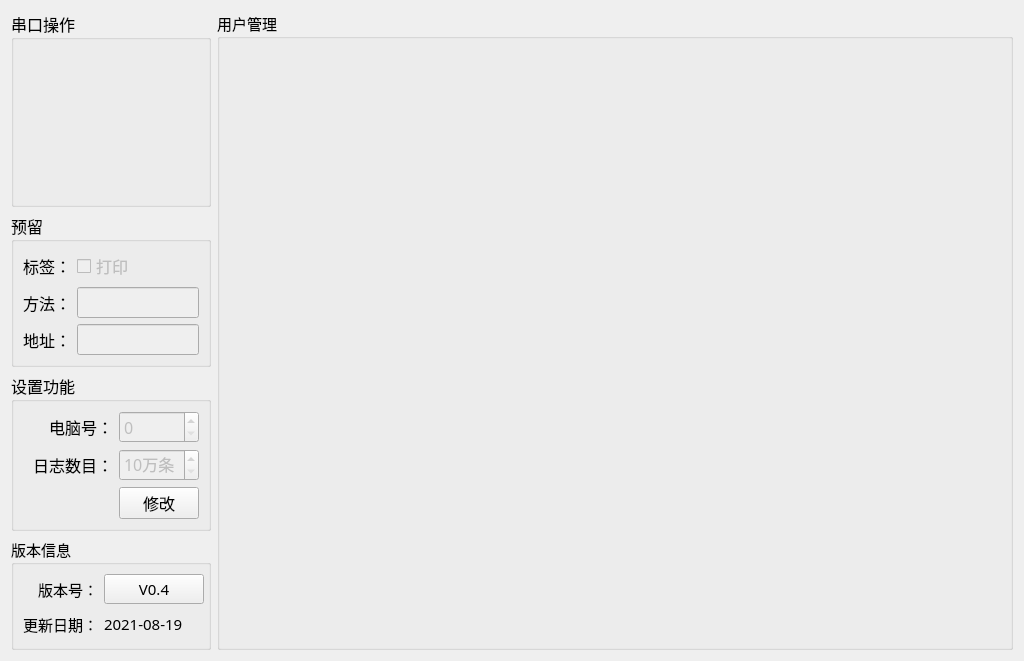
<?xml version="1.0" encoding="UTF-8"?>
<ui version="4.0">
 <class>Setup_MainWid</class>
 <widget class="QWidget" name="Setup_MainWid">
  <property name="geometry">
   <rect>
    <x>0</x>
    <y>0</y>
    <width>1024</width>
    <height>661</height>
   </rect>
  </property>
  <property name="font">
   <font>
    <family>微软雅黑</family>
    <pointsize>11</pointsize>
   </font>
  </property>
  <property name="windowTitle">
   <string>Form</string>
  </property>
  <layout class="QGridLayout" name="gridLayout_6">
   <item row="0" column="1" rowspan="4">
    <widget class="QGroupBox" name="groupBox_5">
     <property name="title">
      <string>用户管理</string>
     </property>
     <layout class="QGridLayout" name="gridLayout_4">
      <item row="0" column="0">
       <widget class="QStackedWidget" name="stackedWid"/>
      </item>
     </layout>
    </widget>
   </item>
   <item row="1" column="0">
    <widget class="QGroupBox" name="groupBox_4">
     <property name="maximumSize">
      <size>
       <width>200</width>
       <height>300</height>
      </size>
     </property>
     <property name="font">
      <font>
       <family>微软雅黑</family>
       <pointsize>12</pointsize>
      </font>
     </property>
     <property name="title">
      <string>预留</string>
     </property>
     <layout class="QGridLayout" name="gridLayout_3">
      <item row="0" column="1">
       <widget class="QCheckBox" name="LabelPrint">
        <property name="enabled">
         <bool>false</bool>
        </property>
        <property name="text">
         <string>打印</string>
        </property>
       </widget>
      </item>
      <item row="2" column="1">
       <widget class="QLineEdit" name="IpLine">
        <property name="enabled">
         <bool>false</bool>
        </property>
       </widget>
      </item>
      <item row="1" column="1">
       <widget class="QLineEdit" name="Meta">
        <property name="enabled">
         <bool>false</bool>
        </property>
       </widget>
      </item>
      <item row="1" column="0">
       <widget class="QLabel" name="label_2">
        <property name="text">
         <string>方法：</string>
        </property>
       </widget>
      </item>
      <item row="2" column="0">
       <widget class="QLabel" name="label_4">
        <property name="text">
         <string>地址：</string>
        </property>
       </widget>
      </item>
      <item row="0" column="0">
       <widget class="QLabel" name="label_5">
        <property name="text">
         <string>标签：</string>
        </property>
       </widget>
      </item>
     </layout>
    </widget>
   </item>
   <item row="0" column="0">
    <widget class="QGroupBox" name="groupBox_3">
     <property name="minimumSize">
      <size>
       <width>0</width>
       <height>80</height>
      </size>
     </property>
     <property name="maximumSize">
      <size>
       <width>200</width>
       <height>220</height>
      </size>
     </property>
     <property name="font">
      <font>
       <family>微软雅黑</family>
       <pointsize>12</pointsize>
      </font>
     </property>
     <property name="title">
      <string>串口操作</string>
     </property>
     <layout class="QGridLayout" name="gridLayout">
      <item row="0" column="0">
       <widget class="QWidget" name="comWid" native="true">
        <property name="minimumSize">
         <size>
          <width>0</width>
          <height>70</height>
         </size>
        </property>
       </widget>
      </item>
      <item row="1" column="0">
       <widget class="QWidget" name="sourceWid" native="true">
        <property name="minimumSize">
         <size>
          <width>0</width>
          <height>70</height>
         </size>
        </property>
       </widget>
      </item>
     </layout>
    </widget>
   </item>
   <item row="2" column="0">
    <widget class="QGroupBox" name="groupBox_2">
     <property name="minimumSize">
      <size>
       <width>0</width>
       <height>0</height>
      </size>
     </property>
     <property name="maximumSize">
      <size>
       <width>200</width>
       <height>16777215</height>
      </size>
     </property>
     <property name="font">
      <font>
       <family>微软雅黑</family>
       <pointsize>12</pointsize>
      </font>
     </property>
     <property name="title">
      <string>设置功能</string>
     </property>
     <layout class="QGridLayout" name="gridLayout_5">
      <item row="0" column="0">
       <widget class="QLabel" name="label_16">
        <property name="text">
         <string>电脑号：</string>
        </property>
        <property name="alignment">
         <set>Qt::AlignRight|Qt::AlignTrailing|Qt::AlignVCenter</set>
        </property>
       </widget>
      </item>
      <item row="0" column="1">
       <widget class="QSpinBox" name="pcNumSpin">
        <property name="enabled">
         <bool>false</bool>
        </property>
        <property name="styleSheet">
         <string notr="true"/>
        </property>
        <property name="maximum">
         <number>9</number>
        </property>
       </widget>
      </item>
      <item row="1" column="0">
       <widget class="QLabel" name="label_15">
        <property name="text">
         <string>日志数目：</string>
        </property>
        <property name="alignment">
         <set>Qt::AlignRight|Qt::AlignTrailing|Qt::AlignVCenter</set>
        </property>
       </widget>
      </item>
      <item row="1" column="1">
       <widget class="QSpinBox" name="logCountSpin">
        <property name="enabled">
         <bool>false</bool>
        </property>
        <property name="suffix">
         <string>万条</string>
        </property>
        <property name="minimum">
         <number>10</number>
        </property>
       </widget>
      </item>
      <item row="2" column="0">
       <spacer name="horizontalSpacer_2">
        <property name="orientation">
         <enum>Qt::Horizontal</enum>
        </property>
        <property name="sizeHint" stdset="0">
         <size>
          <width>92</width>
          <height>20</height>
         </size>
        </property>
       </spacer>
      </item>
      <item row="2" column="1">
       <widget class="QPushButton" name="pcBtn">
        <property name="text">
         <string>修改</string>
        </property>
       </widget>
      </item>
     </layout>
    </widget>
   </item>
   <item row="3" column="0">
    <widget class="QGroupBox" name="groupBox">
     <property name="maximumSize">
      <size>
       <width>200</width>
       <height>140</height>
      </size>
     </property>
     <property name="title">
      <string>版本信息</string>
     </property>
     <layout class="QGridLayout" name="gridLayout_2">
      <item row="1" column="2">
       <widget class="QLabel" name="label_date">
        <property name="text">
         <string>2021-08-19</string>
        </property>
       </widget>
      </item>
      <item row="0" column="0">
       <widget class="QLabel" name="label">
        <property name="text">
         <string>版本号：</string>
        </property>
        <property name="alignment">
         <set>Qt::AlignRight|Qt::AlignTrailing|Qt::AlignVCenter</set>
        </property>
       </widget>
      </item>
      <item row="1" column="0">
       <widget class="QLabel" name="label_3">
        <property name="text">
         <string>更新日期：</string>
        </property>
        <property name="alignment">
         <set>Qt::AlignRight|Qt::AlignTrailing|Qt::AlignVCenter</set>
        </property>
       </widget>
      </item>
      <item row="0" column="2">
       <widget class="QPushButton" name="verBtn">
        <property name="minimumSize">
         <size>
          <width>100</width>
          <height>30</height>
         </size>
        </property>
        <property name="text">
         <string>V0.4</string>
        </property>
       </widget>
      </item>
     </layout>
    </widget>
   </item>
  </layout>
 </widget>
 <tabstops>
  <tabstop>IpLine</tabstop>
  <tabstop>LabelPrint</tabstop>
  <tabstop>Meta</tabstop>
  <tabstop>pcNumSpin</tabstop>
  <tabstop>logCountSpin</tabstop>
  <tabstop>pcBtn</tabstop>
  <tabstop>verBtn</tabstop>
 </tabstops>
 <resources/>
 <connections/>
</ui>
